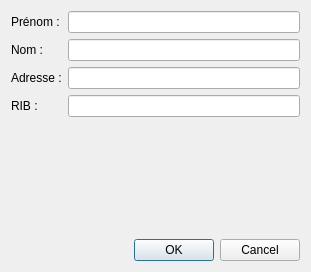
<?xml version="1.0" encoding="UTF-8"?>
<ui version="4.0">
 <class>AddChauffeurDialog</class>
 <widget class="QDialog" name="AddChauffeurDialog">
  <property name="geometry">
   <rect>
    <x>0</x>
    <y>0</y>
    <width>311</width>
    <height>272</height>
   </rect>
  </property>
  <property name="windowTitle">
   <string>Dialog</string>
  </property>
  <layout class="QVBoxLayout" name="verticalLayout">
   <item>
    <layout class="QFormLayout" name="formLayout">
     <item row="0" column="0">
      <widget class="QLabel" name="label">
       <property name="text">
        <string>Prénom :</string>
       </property>
      </widget>
     </item>
     <item row="0" column="1">
      <widget class="QLineEdit" name="le_prenom"/>
     </item>
     <item row="1" column="0">
      <widget class="QLabel" name="label_2">
       <property name="text">
        <string>Nom :</string>
       </property>
      </widget>
     </item>
     <item row="1" column="1">
      <widget class="QLineEdit" name="le_nom"/>
     </item>
     <item row="2" column="0">
      <widget class="QLabel" name="label_3">
       <property name="text">
        <string>Adresse :</string>
       </property>
      </widget>
     </item>
     <item row="2" column="1">
      <widget class="QLineEdit" name="le_adresse"/>
     </item>
     <item row="3" column="0">
      <widget class="QLabel" name="label_4">
       <property name="text">
        <string>RIB :</string>
       </property>
      </widget>
     </item>
     <item row="3" column="1">
      <widget class="QLineEdit" name="le_rib">
       <property name="text">
        <string/>
       </property>
      </widget>
     </item>
    </layout>
   </item>
   <item>
    <widget class="QDialogButtonBox" name="b_ajouterChauffeur">
     <property name="orientation">
      <enum>Qt::Horizontal</enum>
     </property>
     <property name="standardButtons">
      <set>QDialogButtonBox::Cancel|QDialogButtonBox::Ok</set>
     </property>
    </widget>
   </item>
  </layout>
 </widget>
 <resources/>
 <connections>
  <connection>
   <sender>b_ajouterChauffeur</sender>
   <signal>accepted()</signal>
   <receiver>AddChauffeurDialog</receiver>
   <slot>accept()</slot>
   <hints>
    <hint type="sourcelabel">
     <x>248</x>
     <y>254</y>
    </hint>
    <hint type="destinationlabel">
     <x>157</x>
     <y>274</y>
    </hint>
   </hints>
  </connection>
  <connection>
   <sender>b_ajouterChauffeur</sender>
   <signal>rejected()</signal>
   <receiver>AddChauffeurDialog</receiver>
   <slot>reject()</slot>
   <hints>
    <hint type="sourcelabel">
     <x>316</x>
     <y>260</y>
    </hint>
    <hint type="destinationlabel">
     <x>286</x>
     <y>274</y>
    </hint>
   </hints>
  </connection>
 </connections>
</ui>
